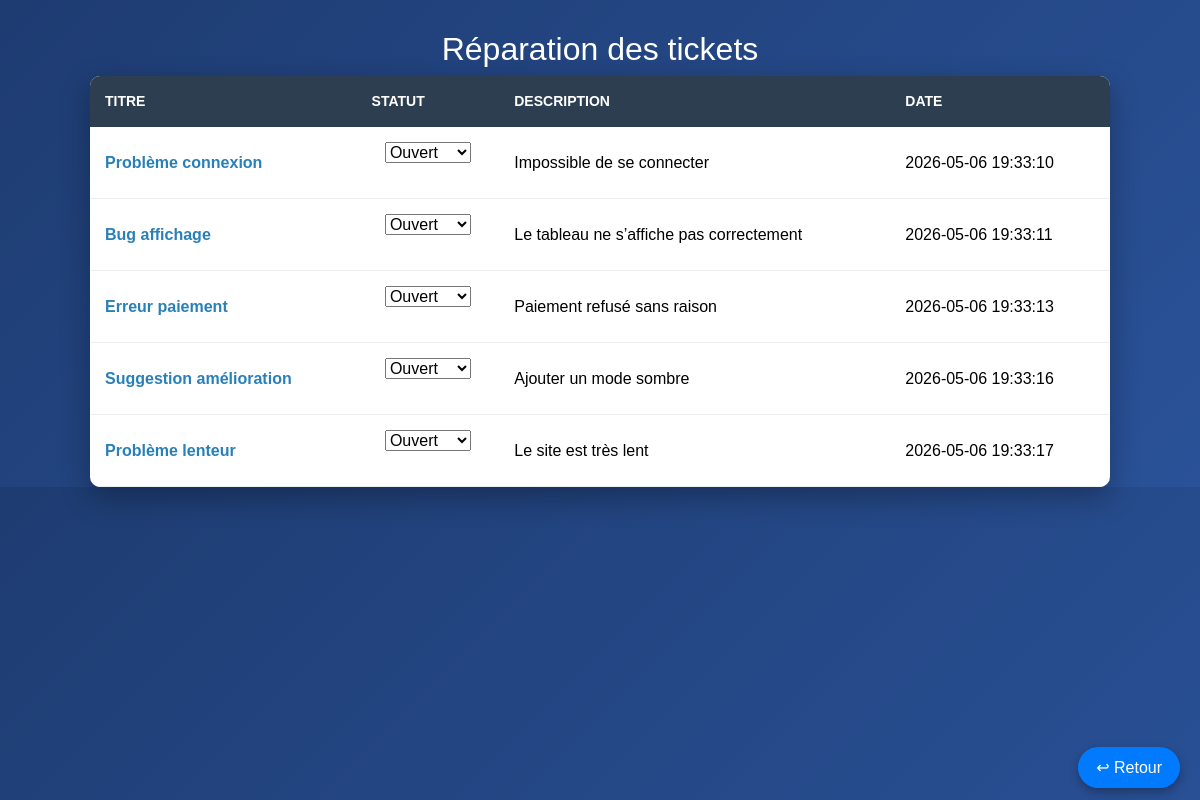
Page /helbdesk_nassihi_soufiane/ticket_technicien.php (signed in) on the committed database.
### tables this page shows
CREATE TABLE `tickets` (
  `id` int(11) NOT NULL,
  `titre` varchar(255) NOT NULL,
  `description` text NOT NULL,
  `statut` enum('ouvert','en_cours','ferme','') NOT NULL,
  `user_id` int(11) NOT NULL,
  `date_de_creation` timestamp NOT NULL DEFAULT current_timestamp() ON UPDATE current_timestamp()
);

### helbdesk_nassihi_soufiane/ticket_technicien.php (the view, shortened to what this page needs)
<?php
require_once('config.php');
?>
<!DOCTYPE html>
<html lang="en">
<head>
    <link href="https://cdn.jsdelivr.net/npm/bootstrap@5.3.8/dist/css/bootstrap.min.css" rel="stylesheet">
</head>
<body>
<h2>Réparation des tickets</h2>
<nav>
    <a href="index.php">↩ Retour</a>
</nav>
<table>
<tr>
    <th>Titre</th>
    <th>Statut</th>
    <th>Description</th>
    <th>Date</th>
</tr>
<?php
$monAffiche = mysqli_query($monLien, "SELECT * FROM tickets where statut!='ferme'ORDER BY date_de_creation ASC ");
while ($ligne = mysqli_fetch_assoc($monAffiche)) {
?>
<tr>
    <td>
        <a href="index2.php?ticket_id=<?php print ($ligne['id']); ?>">
            <?php print ($ligne['titre']); ?>
        </a>
    </td>
    <td>
        <form action="" method="POST">
            <select name="statut" onchange="this.form.submit()">
                <option value="ouvert" <?php if($ligne['statut']=='ouvert') print("selected"); ?>>Ouvert</option>
            </select>
        </form>
    </td>
    <td><?php print ($ligne['description']); ?></td>
    <td><?php print ($ligne['date_de_creation']); ?></td>
</tr>
<?php } ?>
</table>
</body>
</html>

### helbdesk_nassihi_soufiane/ticket_technicien.php (style rules this page uses)
body { margin:0; font-family: Arial; background: linear-gradient(135deg, #1e3c72, #2a5298); color:white; }
h2 { text-align:center; margin-top:30px; }
form { display:flex; justify-content:center; margin-bottom:20px; }
table { width:85%; margin:auto; border-collapse:collapse; background:white; color:black; border-radius:10px; overflow:hidden; box-shadow:0 10px 30px rgba(0,0,0,0.3); }
th { background:#2c3e50; color:white; padding:15px; text-transform:uppercase; font-size:14px; }
td { padding:15px; border-bottom:1px solid #eee; }
td a { text-decoration:none; color:#2980b9; font-weight:bold; }
nav { position:fixed; bottom:20px; right:20px; }
nav a { background:#007BFF; color:white; padding:12px 18px; border-radius:25px; text-decoration:none; box-shadow:0 4px 10px rgba(0,0,0,0.3); transition:0.3s; }
table { animation: fadeIn 0.6s ease; }

### rows in the picture
tickets: titre "Problème connexion", statut "Ouvert", description "Impossible de se connecter", date_de_creation "2026-05-06 19:33:10"
tickets: titre "Bug affichage", statut "Ouvert", description "Le tableau ne s’affiche pas correctement", date_de_creation "2026-05-06 19:33:11"
tickets: titre "Erreur paiement", statut "Ouvert", description "Paiement refusé sans raison", date_de_creation "2026-05-06 19:33:13"
tickets: titre "Suggestion amélioration", statut "Ouvert", description "Ajouter un mode sombre", date_de_creation "2026-05-06 19:33:16"
tickets: titre "Problème lenteur", statut "Ouvert", description "Le site est très lent", date_de_creation "2026-05-06 19:33:17"
